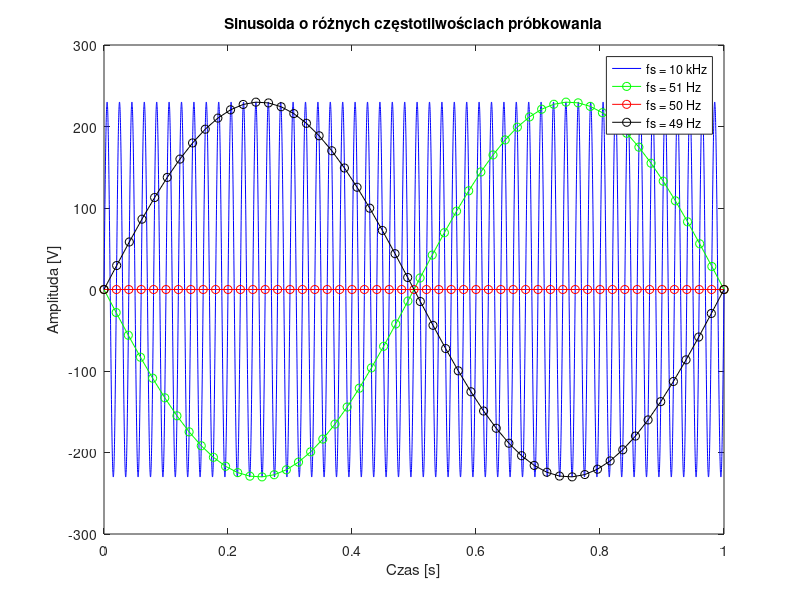

MATLAB code for this plot:
A = 230; %V
f = 50; %Hz
T = 1/f;
time = 1; %s

f1 = 10^4;
f2 = 51;
f3 = 50;
f4 = 49;
t1 = 0:1/f1:time;
t2 = 0:1/f2:time;
t3 = 0:1/f3:time;
t4 = 0:1/f4:time;
s1 = A*sin(2*pi*f*t1);
s2 = A*sin(2*pi*f*t2);
s3 = A*sin(2*pi*f*t3);
s4 = A*sin(2*pi*f*t4);

plot(t1, s1, 'b-');
hold on;
plot(t2, s2, 'g-o');
plot(t3, s3, 'r-o');
plot(t4, s4, 'k-o');
hold off; %end

xlabel('Czas [s]'); 
ylabel('Amplituda [V]');
title('Sinusoida o różnych częstotliwościach próbkowania');
legend('fs = 10 kHz', 'fs = 51 Hz', 'fs = 50 Hz', 'fs = 49 Hz');
